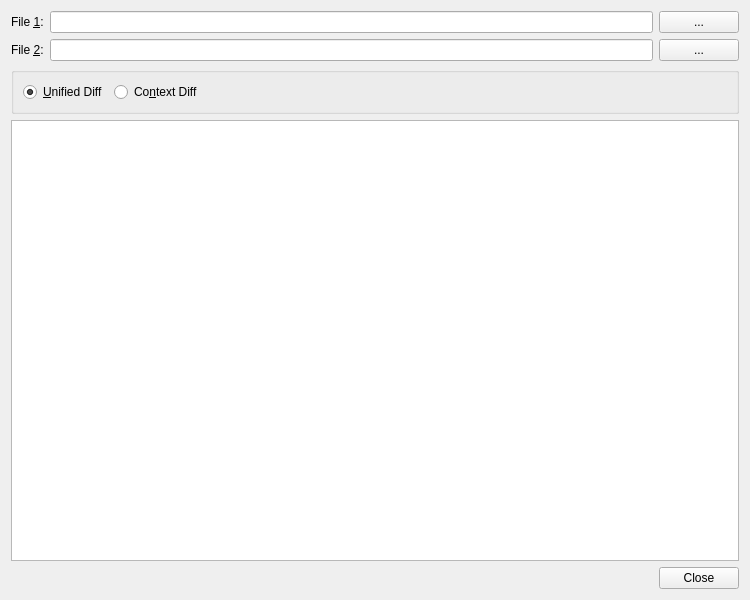
<ui version="4.0" >
 <class>DiffDialog</class>
 <widget class="QWidget" name="DiffDialog" >
  <property name="geometry" >
   <rect>
    <x>0</x>
    <y>0</y>
    <width>750</width>
    <height>600</height>
   </rect>
  </property>
  <property name="windowTitle" >
   <string>File Differences</string>
  </property>
  <layout class="QVBoxLayout" >
   <item>
    <layout class="QHBoxLayout" >
     <item>
      <widget class="QLabel" name="textLabel1" >
       <property name="text" >
        <string>File &amp;1:</string>
       </property>
       <property name="buddy" >
        <cstring>file1Edit</cstring>
       </property>
      </widget>
     </item>
     <item>
      <widget class="QLineEdit" name="file1Edit" >
       <property name="toolTip" >
        <string>Enter the name of the first file</string>
       </property>
      </widget>
     </item>
     <item>
      <widget class="QPushButton" name="file1Button" >
       <property name="toolTip" >
        <string>Press to select the file via a file selection dialog</string>
       </property>
       <property name="text" >
        <string>...</string>
       </property>
      </widget>
     </item>
    </layout>
   </item>
   <item>
    <layout class="QHBoxLayout" >
     <item>
      <widget class="QLabel" name="textLabel2" >
       <property name="text" >
        <string>File &amp;2:</string>
       </property>
       <property name="buddy" >
        <cstring>file1Edit</cstring>
       </property>
      </widget>
     </item>
     <item>
      <widget class="QLineEdit" name="file2Edit" >
       <property name="toolTip" >
        <string>Enter the name of the second file</string>
       </property>
      </widget>
     </item>
     <item>
      <widget class="QPushButton" name="file2Button" >
       <property name="toolTip" >
        <string>Press to select the file via a file selection dialog</string>
       </property>
       <property name="text" >
        <string>...</string>
       </property>
      </widget>
     </item>
    </layout>
   </item>
   <item>
    <widget class="QGroupBox" name="diffFormatGroup" >
     <property name="title" >
      <string/>
     </property>
     <layout class="QHBoxLayout" >
      <item>
       <widget class="QRadioButton" name="unifiedRadioButton" >
        <property name="toolTip" >
         <string>Select to generate a unified diff</string>
        </property>
        <property name="text" >
         <string>&amp;Unified Diff</string>
        </property>
        <property name="shortcut" >
         <string>Alt+U</string>
        </property>
        <property name="checked" >
         <bool>true</bool>
        </property>
       </widget>
      </item>
      <item>
       <widget class="QRadioButton" name="contextRadioButton" >
        <property name="toolTip" >
         <string>Select to generate a context diff</string>
        </property>
        <property name="text" >
         <string>Co&amp;ntext Diff</string>
        </property>
        <property name="shortcut" >
         <string>Alt+N</string>
        </property>
       </widget>
      </item>
      <item>
       <spacer>
        <property name="orientation" >
         <enum>Qt::Horizontal</enum>
        </property>
        <property name="sizeType" >
         <enum>QSizePolicy::Expanding</enum>
        </property>
        <property name="sizeHint" stdset="0" >
         <size>
          <width>40</width>
          <height>20</height>
         </size>
        </property>
       </spacer>
      </item>
     </layout>
    </widget>
   </item>
   <item>
    <widget class="QTextEdit" name="contents" >
     <property name="focusPolicy" >
      <enum>Qt::NoFocus</enum>
     </property>
     <property name="lineWrapMode" >
      <enum>QTextEdit::NoWrap</enum>
     </property>
     <property name="readOnly" >
      <bool>true</bool>
     </property>
     <property name="tabStopWidth" >
      <number>8</number>
     </property>
     <property name="acceptRichText" >
      <bool>false</bool>
     </property>
    </widget>
   </item>
   <item>
    <widget class="QDialogButtonBox" name="buttonBox" >
     <property name="orientation" >
      <enum>Qt::Horizontal</enum>
     </property>
     <property name="standardButtons" >
      <set>QDialogButtonBox::Close</set>
     </property>
    </widget>
   </item>
  </layout>
 </widget>
 <tabstops>
  <tabstop>file1Edit</tabstop>
  <tabstop>file1Button</tabstop>
  <tabstop>file2Edit</tabstop>
  <tabstop>file2Button</tabstop>
  <tabstop>unifiedRadioButton</tabstop>
  <tabstop>contextRadioButton</tabstop>
 </tabstops>
 <resources/>
 <connections>
  <connection>
   <sender>buttonBox</sender>
   <signal>rejected()</signal>
   <receiver>DiffDialog</receiver>
   <slot>close()</slot>
   <hints>
    <hint type="sourcelabel" >
     <x>80</x>
     <y>578</y>
    </hint>
    <hint type="destinationlabel" >
     <x>82</x>
     <y>594</y>
    </hint>
   </hints>
  </connection>
 </connections>
</ui>
